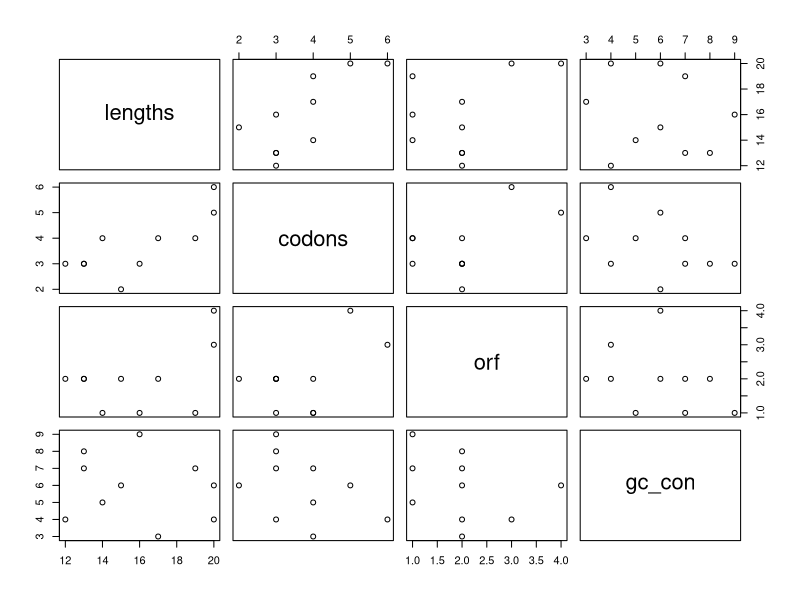
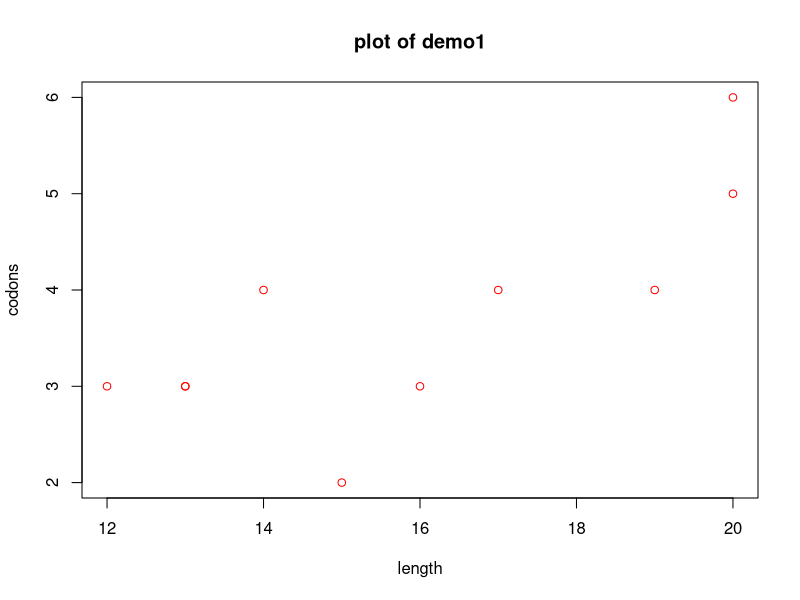

Generate these figures, in order, with R: (Note: this script raises an error after producing the figures.)
# Practical 1
# K-mean clustring 


# creating a data frame 
lengths <- c(12,14,15,13,13,16,19,20,20,17)
codons <- c(3,4,2,3,3,3,4,5,6,4)
orf <- c(2,1,2,2,2,1,1,4,3,2)
gc_con <- c(4,5,6,7,8,9,7,6,4,3)
demo <- data.frame(lengths, codons, orf, gc_con)

# Dataframe "demo" created 
View(demo)    # to view the data frame 

plot(demo)    # basic scatter plot of demo 

plot(demo$lengths,demo$codons, col = "red", xlab = "length",
     ylab = "codons",
     main = "plot of demo1")       # to creat aspecific plot 
                                   # with color, name, other criteria 

# to create other plots or graphgs 
# for example a histogram 

hist(demo$orf,demo$gc_con, col = "blue ")

